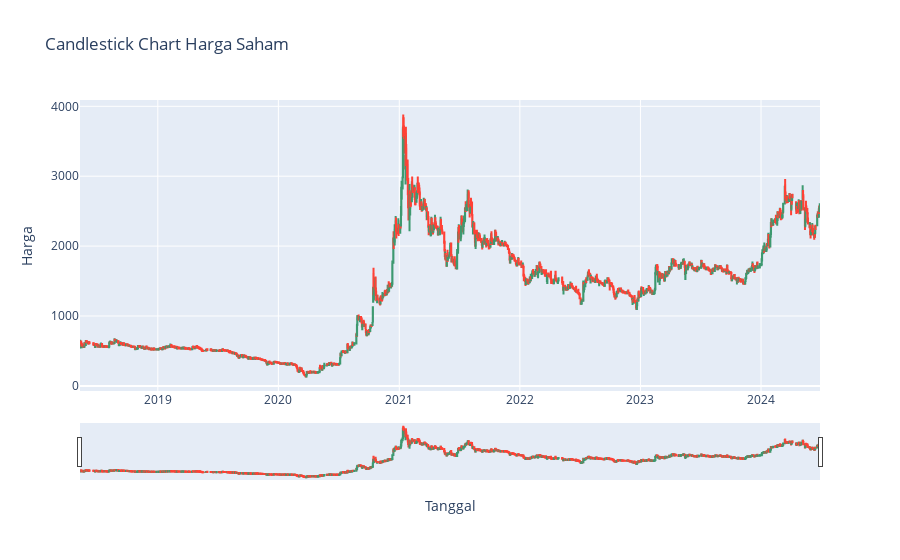

The notebook cell saved with this chart:
### Code cell
import plotly.graph_objects as go

# Load the data
file_path = 'data.xlsx'  # Update with the correct path
data = pd.read_excel(file_path)

# Convert 'Tanggal' to datetime format
data['Tanggal'] = pd.to_datetime(data['Tanggal'], format='%d-%m-%Y')

# Sort data by date
data = data.sort_values('Tanggal')

# Create the candlestick chart
fig = go.Figure(data=[go.Candlestick(x=data['Tanggal'],
                                     open=data['Pembukaan'],
                                     high=data['Tertinggi'],
                                     low=data['Terendah'],
                                     close=data['Terakhir'])])

# Update layout
fig.update_layout(title='Candlestick Chart Harga Saham',
                  yaxis_title='Harga',
                  xaxis_title='Tanggal',
                  xaxis_rangeslider_visible=True)

# Show the figure
fig.show()

### Figure 1 — Plotly figure (JSON) as saved in the notebook; plotly's stock layout.template omitted (floating-point values rounded to 4 significant figures; data arrays with more than 128 entries replaced by an {"elided": "..."} marker saying what was removed)
{"data": [{"close": {"elided": "1479 int values"}, "high": {"elided": "1479 int values"}, "low": {"elided": "1479 int values"}, "open": {"elided": "1479 int values"}, "type": "candlestick", "x": {"elided": "1479 str values"}}], "layout": {"title": {"text": "Candlestick Chart Harga Saham"}, "xaxis": {"rangeslider": {"visible": true}, "title": {"text": "Tanggal"}}, "yaxis": {"title": {"text": "Harga"}}}}
